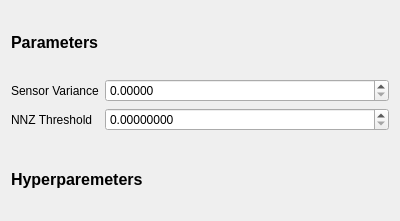
<?xml version="1.0" encoding="UTF-8"?>
<ui version="4.0">
 <class>RegressionParamsWidget</class>
 <widget class="QWidget" name="RegressionParamsWidget">
  <property name="geometry">
   <rect>
    <x>0</x>
    <y>0</y>
    <width>400</width>
    <height>221</height>
   </rect>
  </property>
  <property name="windowTitle">
   <string>Form</string>
  </property>
  <layout class="QVBoxLayout" name="verticalLayout">
   <item>
    <widget class="QLabel" name="label">
     <property name="font">
      <font>
       <pointsize>12</pointsize>
       <weight>75</weight>
       <bold>true</bold>
      </font>
     </property>
     <property name="text">
      <string>Parameters</string>
     </property>
    </widget>
   </item>
   <item>
    <layout class="QFormLayout" name="params">
     <item row="0" column="0">
      <widget class="QLabel" name="label_2">
       <property name="text">
        <string>Sensor Variance</string>
       </property>
      </widget>
     </item>
     <item row="0" column="1">
      <widget class="QDoubleSpinBox" name="sensor_var">
       <property name="decimals">
        <number>5</number>
       </property>
       <property name="singleStep">
        <double>0.100000000000000</double>
       </property>
      </widget>
     </item>
     <item row="1" column="0">
      <widget class="QLabel" name="label_3">
       <property name="text">
        <string>NNZ Threshold</string>
       </property>
      </widget>
     </item>
     <item row="1" column="1">
      <widget class="QDoubleSpinBox" name="nnz_thresh">
       <property name="decimals">
        <number>8</number>
       </property>
       <property name="maximum">
        <double>10.000000000000000</double>
       </property>
       <property name="singleStep">
        <double>0.000100000000000</double>
       </property>
      </widget>
     </item>
    </layout>
   </item>
   <item>
    <widget class="QLabel" name="kernel_type">
     <property name="font">
      <font>
       <pointsize>12</pointsize>
       <weight>75</weight>
       <bold>true</bold>
      </font>
     </property>
     <property name="text">
      <string>Hyperparemeters</string>
     </property>
    </widget>
   </item>
   <item>
    <layout class="QVBoxLayout" name="hyperparams"/>
   </item>
  </layout>
 </widget>
 <resources/>
 <connections/>
</ui>
